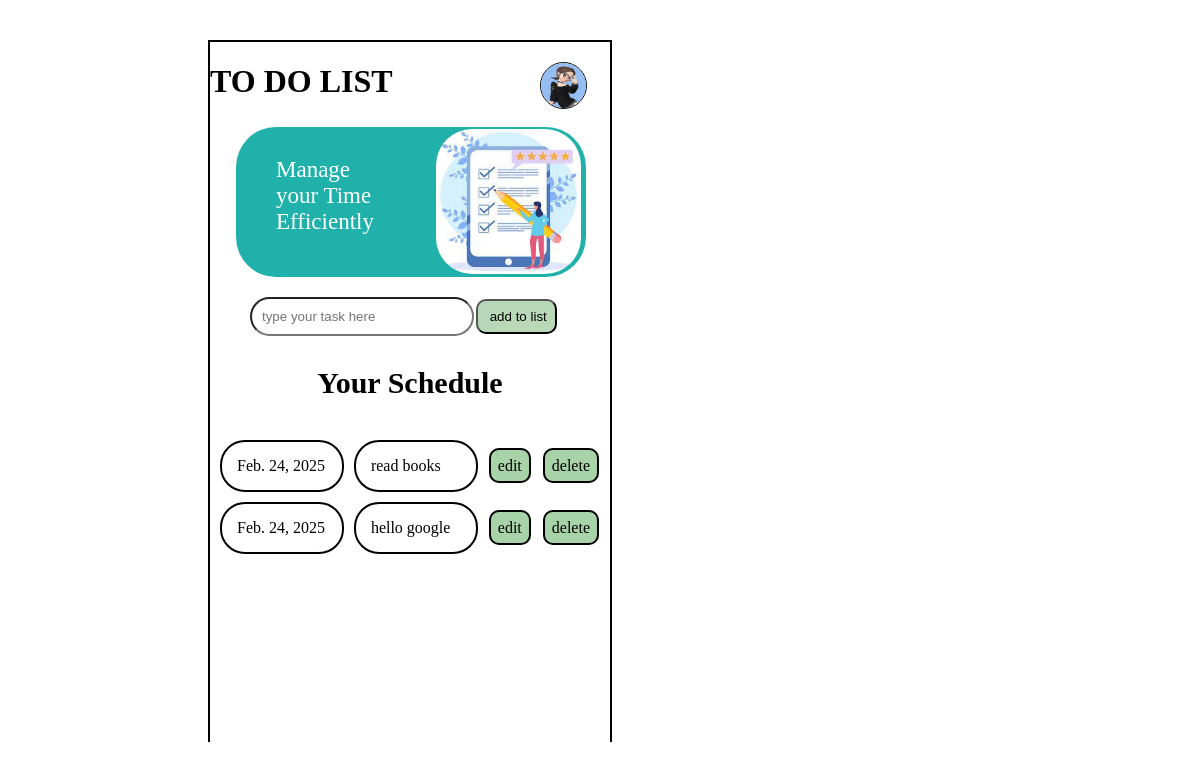
Before: / with the older database file.
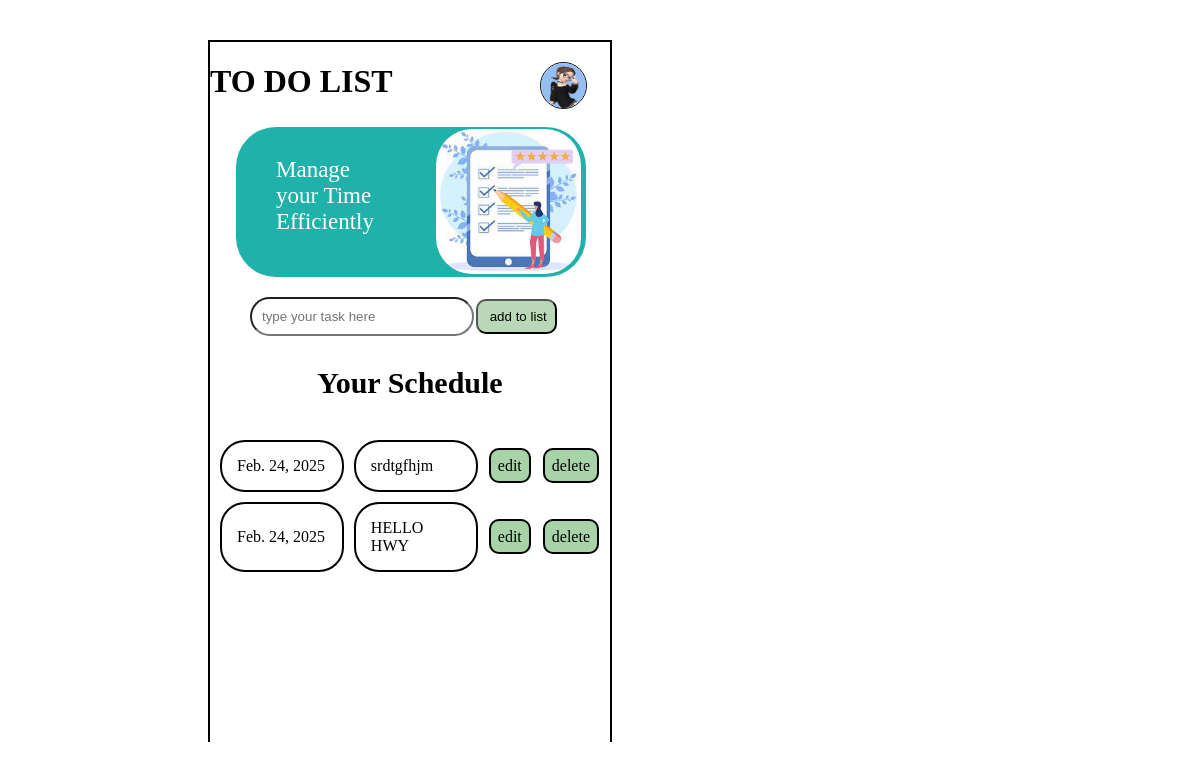
After: the same page with the newer database file.
### APP/models.py (models this page shows)
class ui(models.Model):
    text=models.TextField()
    date = models.DateField(auto_now=True)

### APP/views.py (the view)
# urls.py: path('',views.add_data),
def add_data(request):
    datas=ui.objects.all()
    if request.method == 'POST':
        text=request.POST['type']
        data=ui.objects.create(text=text)
        data.save()
    return render(request,'main.html',{'datas':datas})

### templates/main.html (shortened to what this page needs)
<!DOCTYPE html>
<html lang="en">
<head>
    {% load static %}
    <link rel="stylesheet" href="{% static 'css2/style.css' %}">
</head>
<body>
    <div class="first">
        <h1>TO DO LIST</h1>
        <div class="profile">
            <image src="{% static 'PHOTO/profile.png' %}" height="45px" width="45px" style="border-radius:50%;transform:translate(330px,-60px);border:solid 1px;"></image>
        </div>
    <div class="second">
            <p>Manage<br>your Time<br>Efficiently</p>
            <image src="{% static 'PHOTO/list.png' %}" height="145x" width="" style="border-radius:25% ;margin-left:200px;margin-top:-99px">
        </div>
    <div class="third">
   <form action="" method="POST">
    <input type="text" placeholder="type your task here" name="type" id="" class="text">
    <input type="submit" value=" add to list" class="button">
    </form>
</div>
<div class="output">
    <h3>Your Schedule</h3>
    <table cellspacing="10px">
                <tr>
                {% for i in datas %}
                <td style="border-radius:25px;padding:15px;width:90px;border:solid black 2px;">{{i.date}}</td>
                <td style="border-radius:25px;padding:15px;width:90px;border:solid black 2px;">
                    {{i.text}}</td>
                <td><a href="../update/{{i.pk}}">edit</a></td>
                <td><a href="../delete/{{i.pk}}">delete</a></td>
        </tr>
            {% endfor %}
    </table>
</body>
</html>

### static/css2/style.css (style rules this page uses)
.first { height:700px; width:400px; background-color:white; border-top:2px black solid; border-left:2px black solid; border-right:2px black solid; margin:40px 200px; }
.profile { height:2px; width:45px; }
.second { height:150px; width:350px; background-color:lightseagreen; margin-left:26px; border-radius:40px; font-size:23px; color:white; transform:translate(0,-20px); }
.second p { transform:translate(40px,30px); }
.third .text { z-index:1; padding:10px; border-radius:25px; width:200px; transform:translate(40px); }
.third .button { padding:8px; border-radius:10px; transform:translate(38px); background-color:rgb(184, 216, 184); }
.output h3 { text-align:center; font-size:30px; font-weight:700px; margin-top:30px; }
table a { background-color:rgb(168, 211, 168); color:black; height:50px; width:40px; text-decoration-line:none; border:2px black solid; border-radius:10px; padding:7px; }

Changed rows visible on the page:
removed ui: date "Feb. 24, 2025", text "read books"
removed ui: date "Feb. 24, 2025", text "hello google"
added ui: date "Feb. 24, 2025", text "srdtgfhjm"
added ui: date "Feb. 24, 2025", text "HELLO HWY"
